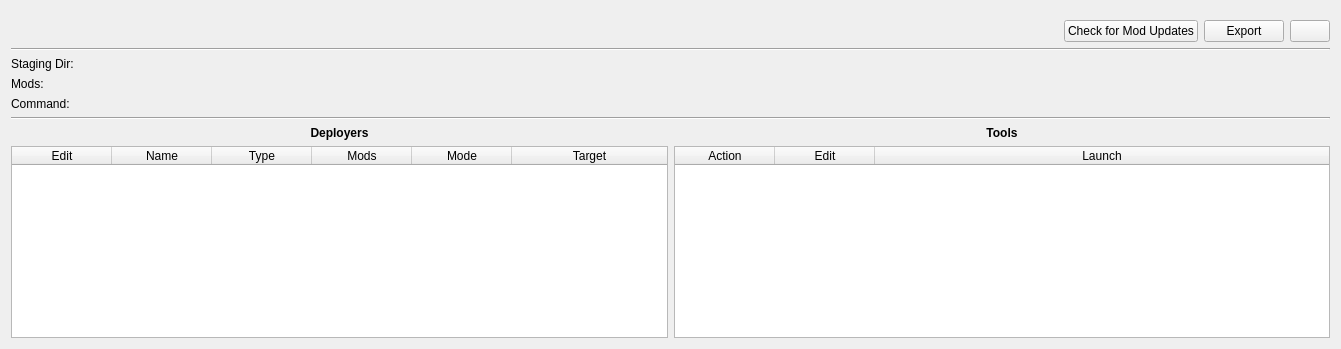
          <widget class="QWidget" name="app_tab">
           <attribute name="title">
            <string>App</string>
           </attribute>
           <layout class="QGridLayout" name="gridLayout_8">
            <item row="0" column="0">
             <widget class="QWidget" name="app_container" native="true">
              <layout class="QGridLayout" name="gridLayout_4">
               <property name="leftMargin">
                <number>0</number>
               </property>
               <property name="rightMargin">
                <number>0</number>
               </property>
               <property name="bottomMargin">
                <number>0</number>
               </property>
               <item row="1" column="0" colspan="5">
                <widget class="Line" name="line">
                 <property name="frameShadow">
                  <enum>QFrame::Shadow::Sunken</enum>
                 </property>
                 <property name="orientation">
                  <enum>Qt::Orientation::Horizontal</enum>
                 </property>
                </widget>
               </item>
               <item row="0" column="0">
                <layout class="QHBoxLayout" name="horizontalLayout_5">
                 <property name="spacing">
                  <number>6</number>
                 </property>
                 <item>
                  <widget class="QLabel" name="info_name_label">
                   <property name="font">
                    <font>
                     <pointsize>14</pointsize>
                     <bold>true</bold>
                    </font>
                   </property>
                   <property name="text">
                    <string/>
                   </property>
                  </widget>
                 </item>
                 <item>
                  <widget class="QLabel" name="info_version_label">
                   <property name="font">
                    <font>
                     <pointsize>14</pointsize>
                    </font>
                   </property>
                   <property name="text">
                    <string/>
                   </property>
                  </widget>
                 </item>
                 <item>
                  <spacer name="horizontalSpacer_11">
                   <property name="orientation">
                    <enum>Qt::Orientation::Horizontal</enum>
                   </property>
                   <property name="sizeHint" stdset="0">
                    <size>
                     <width>40</width>
                     <height>20</height>
                    </size>
                   </property>
                  </spacer>
                 </item>
                </layout>
               </item>
               <item row="0" column="1">
                <spacer name="horizontalSpacer_6">
                 <property name="orientation">
                  <enum>Qt::Orientation::Horizontal</enum>
                 </property>
                 <property name="sizeHint" stdset="0">
                  <size>
                   <width>965</width>
                   <height>20</height>
                  </size>
                 </property>
                </spacer>
               </item>
               <item row="0" column="2">
                <widget class="QPushButton" name="check_mod_updates_button">
                 <property name="text">
                  <string>Check for Mod Updates</string>
                 </property>
                 <property name="icon">
                  <iconset theme="view-refresh"/>
                 </property>
                </widget>
               </item>
               <item row="3" column="0" colspan="5">
                <layout class="QGridLayout" name="gridLayout_11">
                 <item row="0" column="0" colspan="2">
                  <widget class="Line" name="line_2">
                   <property name="orientation">
                    <enum>Qt::Orientation::Horizontal</enum>
                   </property>
                  </widget>
                 </item>
                 <item row="1" column="1">
                  <widget class="QLabel" name="label_5">
                   <property name="font">
                    <font>
                     <bold>true</bold>
                    </font>
                   </property>
                   <property name="text">
                    <string>Tools</string>
                   </property>
                   <property name="alignment">
                    <set>Qt::AlignmentFlag::AlignCenter</set>
                   </property>
                  </widget>
                 </item>
                 <item row="2" column="0">
                  <widget class="QTableWidget" name="info_deployer_list">
                   <property name="font">
                    <font>
                     <bold>false</bold>
                    </font>
                   </property>
                   <property name="accessibleName">
                    <string/>
                   </property>
                   <property name="frameShape">
                    <enum>QFrame::Shape::StyledPanel</enum>
                   </property>
                   <property name="horizontalScrollBarPolicy">
                    <enum>Qt::ScrollBarPolicy::ScrollBarAsNeeded</enum>
                   </property>
                   <property name="editTriggers">
                    <set>QAbstractItemView::EditTrigger::NoEditTriggers</set>
                   </property>
                   <property name="alternatingRowColors">
                    <bool>true</bool>
                   </property>
                   <property name="selectionMode">
                    <enum>QAbstractItemView::SelectionMode::SingleSelection</enum>
                   </property>
                   <property name="selectionBehavior">
                    <enum>QAbstractItemView::SelectionBehavior::SelectRows</enum>
                   </property>
                   <attribute name="horizontalHeaderVisible">
                    <bool>true</bool>
                   </attribute>
                   <attribute name="horizontalHeaderStretchLastSection">
                    <bool>true</bool>
                   </attribute>
                   <attribute name="verticalHeaderVisible">
                    <bool>false</bool>
                   </attribute>
                   <column>
                    <property name="text">
                     <string>Edit</string>
                    </property>
                   </column>
                   <column>
                    <property name="text">
                     <string>Name</string>
                    </property>
                   </column>
                   <column>
                    <property name="text">
                     <string>Type</string>
                    </property>
                   </column>
                   <column>
                    <property name="text">
                     <string>Mods</string>
                    </property>
                   </column>
                   <column>
                    <property name="text">
                     <string>Mode</string>
                    </property>
                   </column>
                   <column>
                    <property name="text">
                     <string>Target</string>
                    </property>
                   </column>
                  </widget>
                 </item>
                 <item row="2" column="1">
                  <widget class="QTableWidget" name="info_tool_list">
                   <property name="frameShape">
                    <enum>QFrame::Shape::StyledPanel</enum>
                   </property>
                   <property name="horizontalScrollBarPolicy">
                    <enum>Qt::ScrollBarPolicy::ScrollBarAsNeeded</enum>
                   </property>
                   <property name="editTriggers">
                    <set>QAbstractItemView::EditTrigger::NoEditTriggers</set>
                   </property>
                   <property name="alternatingRowColors">
                    <bool>true</bool>
                   </property>
                   <property name="selectionMode">
                    <enum>QAbstractItemView::SelectionMode::NoSelection</enum>
                   </property>
                   <property name="selectionBehavior">
                    <enum>QAbstractItemView::SelectionBehavior::SelectRows</enum>
                   </property>
                   <attribute name="horizontalHeaderStretchLastSection">
                    <bool>true</bool>
                   </attribute>
                   <attribute name="verticalHeaderVisible">
                    <bool>false</bool>
                   </attribute>
                   <column>
                    <property name="text">
                     <string>Action</string>
                    </property>
                   </column>
                   <column>
                    <property name="text">
                     <string>Edit</string>
                    </property>
                   </column>
                   <column>
                    <property name="text">
                     <string>Launch</string>
                    </property>
                   </column>
                  </widget>
                 </item>
                 <item row="1" column="0">
                  <widget class="QLabel" name="label_4">
                   <property name="font">
                    <font>
                     <bold>true</bold>
                    </font>
                   </property>
                   <property name="text">
                    <string>Deployers</string>
                   </property>
                   <property name="alignment">
                    <set>Qt::AlignmentFlag::AlignCenter</set>
                   </property>
                  </widget>
                 </item>
                </layout>
               </item>
               <item row="2" column="0">
                <layout class="QFormLayout" name="formLayout">
                 <item row="0" column="0">
                  <layout class="QGridLayout" name="gridLayout_9">
                   <item row="0" column="0">
                    <widget class="QLabel" name="dir_label">
                     <property name="toolTip">
                      <string>All installed mods are stored here.</string>
                     </property>
                     <property name="text">
                      <string>Staging Dir:</string>
                     </property>
                    </widget>
                   </item>
                   <item row="1" column="0">
                    <widget class="QLabel" name="mods_label">
                     <property name="toolTip">
                      <string>Number of installed mods.</string>
                     </property>
                     <property name="text">
                      <string>Mods:</string>
                     </property>
                    </widget>
                   </item>
                   <item row="2" column="0">
                    <widget class="QLabel" name="label_3">
                     <property name="toolTip">
                      <string>Command used to run the application.</string>
                     </property>
                     <property name="text">
                      <string>Command:</string>
                     </property>
                    </widget>
                   </item>
                  </layout>
                 </item>
                 <item row="0" column="1">
                  <layout class="QGridLayout" name="gridLayout_10">
                   <item row="0" column="0">
                    <widget class="QLabel" name="info_sdir_label">
                     <property name="text">
                      <string/>
                     </property>
                     <property name="textInteractionFlags">
                      <set>Qt::TextInteractionFlag::LinksAccessibleByMouse|Qt::TextInteractionFlag::TextSelectableByMouse</set>
                     </property>
                    </widget>
                   </item>
                   <item row="1" column="0">
                    <widget class="QLabel" name="info_mods_label">
                     <property name="text">
                      <string/>
                     </property>
                    </widget>
                   </item>
                   <item row="2" column="0">
                    <widget class="QLabel" name="info_command_label">
                     <property name="text">
                      <string/>
                     </property>
                     <property name="textInteractionFlags">
                      <set>Qt::TextInteractionFlag::LinksAccessibleByMouse|Qt::TextInteractionFlag::TextSelectableByMouse</set>
                     </property>
                    </widget>
                   </item>
                  </layout>
                 </item>
                </layout>
               </item>
               <item row="0" column="4">
                <widget class="QPushButton" name="edit_app_button">
                 <property name="toolTip">
                  <string>Edit Application</string>
                 </property>
                 <property name="text">
                  <string/>
                 </property>
                 <property name="icon">
                  <iconset theme="preferences-other"/>
                 </property>
                </widget>
               </item>
               <item row="0" column="3">
                <widget class="QPushButton" name="export_app_config_button">
                 <property name="toolTip">
                  <string>Export configuration to file</string>
                 </property>
                 <property name="text">
                  <string>Export</string>
                 </property>
                </widget>
               </item>
              </layout>
             </widget>
            </item>
           </layout>
          </widget>
